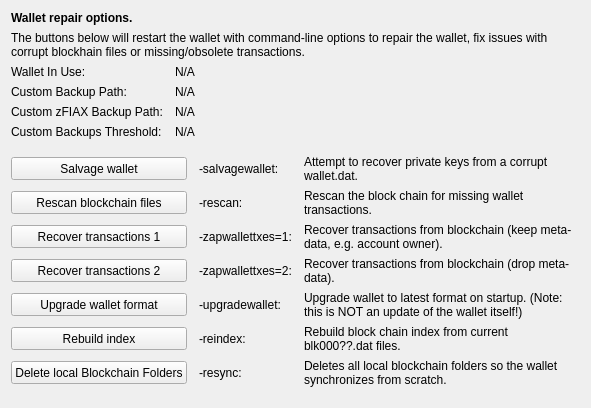
     <widget class="QWidget" name="tab_repair">
      <attribute name="title">
       <string>&amp;Wallet Repair</string>
      </attribute>
      <layout class="QGridLayout" name="gridLayout_4" columnstretch="0,0,0,0">
       <property name="horizontalSpacing">
        <number>12</number>
       </property>
       <item row="0" column="0" colspan="4">
        <widget class="QLabel" name="label_repair_header">
         <property name="font">
          <font>
           <weight>75</weight>
           <bold>true</bold>
          </font>
         </property>
         <property name="text">
          <string>Wallet repair options.</string>
         </property>
        </widget>
       </item>
       <item row="1" column="0" colspan="4">
        <widget class="QLabel" name="label_repair_helptext">
         <property name="font">
          <font>
           <weight>50</weight>
           <bold>false</bold>
          </font>
         </property>
         <property name="text">
          <string>The buttons below will restart the wallet with command-line options to repair the wallet, fix issues with corrupt blockhain files or missing/obsolete transactions.</string>
         </property>
         <property name="wordWrap">
          <bool>true</bool>
         </property>
        </widget>
       </item>
       <item row="2" column="0">
        <widget class="QLabel" name="wallet_path_label">
         <property name="text">
          <string>Wallet In Use:</string>
         </property>
        </widget>
       </item>
       <item row="2" column="1" colspan="3">
        <widget class="QLabel" name="wallet_path">
         <property name="cursor">
          <cursorShape>IBeamCursor</cursorShape>
         </property>
         <property name="text">
          <string>N/A</string>
         </property>
         <property name="textFormat">
          <enum>Qt::PlainText</enum>
         </property>
         <property name="textInteractionFlags">
          <set>Qt::LinksAccessibleByMouse|Qt::TextSelectableByKeyboard|Qt::TextSelectableByMouse</set>
         </property>
        </widget>
       </item>
       <item row="3" column="0">
        <widget class="QLabel" name="wallet_custombackuppath_label">
         <property name="text">
          <string>Custom Backup Path:</string>
         </property>
         <property name="visible">
          <bool>false</bool>
         </property>
        </widget>
       </item>
       <item row="3" column="1" colspan="3">
        <widget class="QLabel" name="wallet_custombackuppath">
         <property name="cursor">
          <cursorShape>IBeamCursor</cursorShape>
         </property>
         <property name="text">
          <string>N/A</string>
         </property>
         <property name="textFormat">
          <enum>Qt::PlainText</enum>
         </property>
         <property name="textInteractionFlags">
          <set>Qt::LinksAccessibleByMouse|Qt::TextSelectableByKeyboard|Qt::TextSelectableByMouse</set>
         </property>
         <property name="visible">
          <bool>false</bool>
         </property>
        </widget>
       </item>
       <item row="4" column="0">
        <widget class="QLabel" name="wallet_customzfiaxbackuppath_label">
         <property name="text">
          <string>Custom zFIAX Backup Path:</string>
         </property>
         <property name="visible">
          <bool>false</bool>
         </property>
        </widget>
       </item>
       <item row="4" column="1" colspan="3">
        <widget class="QLabel" name="wallet_customzfiaxbackuppath">
         <property name="cursor">
          <cursorShape>IBeamCursor</cursorShape>
         </property>
         <property name="text">
          <string>N/A</string>
         </property>
         <property name="textFormat">
          <enum>Qt::PlainText</enum>
         </property>
         <property name="textInteractionFlags">
          <set>Qt::LinksAccessibleByMouse|Qt::TextSelectableByKeyboard|Qt::TextSelectableByMouse</set>
         </property>
         <property name="visible">
          <bool>false</bool>
         </property>
        </widget>
       </item>
       <item row="5" column="0">
        <widget class="QLabel" name="wallet_custombackupthreshold_label">
         <property name="text">
          <string>Custom Backups Threshold:</string>
         </property>
         <property name="visible">
          <bool>false</bool>
         </property>
        </widget>
       </item>
       <item row="5" column="1" colspan="3">
        <widget class="QLabel" name="wallet_custombackupthreshold">
         <property name="cursor">
          <cursorShape>IBeamCursor</cursorShape>
         </property>
         <property name="text">
          <string>N/A</string>
         </property>
         <property name="textFormat">
          <enum>Qt::PlainText</enum>
         </property>
         <property name="textInteractionFlags">
          <set>Qt::LinksAccessibleByMouse|Qt::TextSelectableByKeyboard|Qt::TextSelectableByMouse</set>
         </property>
         <property name="visible">
          <bool>false</bool>
         </property>
        </widget>
       </item>
       <item row="6" column="0">
        <spacer name="verticalSpacer_repair1">
         <property name="orientation">
          <enum>Qt::Vertical</enum>
         </property>
         <property name="sizeHint" stdset="0">
          <size>
           <width>10</width>
           <height>10</height>
          </size>
         </property>
        </spacer>
       </item>
       <item row="7" column="0" colspan="2">
        <widget class="QPushButton" name="btn_salvagewallet">
         <property name="minimumSize">
          <size>
           <width>100</width>
           <height>23</height>
          </size>
         </property>
         <property name="text">
          <string>Salvage wallet</string>
         </property>
        </widget>
       </item>
       <item row="7" column="2">
        <widget class="QLabel" name="label_repair_salvage_command">
         <property name="text">
          <string notr="true">-salvagewallet:</string>
         </property>
        </widget>
       </item>
       <item row="7" column="3">
        <widget class="QLabel" name="label_repair_salvage">
         <property name="text">
          <string>Attempt to recover private keys from a corrupt wallet.dat.</string>
         </property>
         <property name="wordWrap">
          <bool>true</bool>
         </property>
        </widget>
       </item>
       <item row="8" column="0" colspan="2">
        <widget class="QPushButton" name="btn_rescan">
         <property name="minimumSize">
          <size>
           <width>100</width>
           <height>23</height>
          </size>
         </property>
         <property name="text">
          <string>Rescan blockchain files</string>
         </property>
        </widget>
       </item>
       <item row="8" column="2">
        <widget class="QLabel" name="label_repair_rescan_command">
         <property name="text">
          <string notr="true">-rescan:</string>
         </property>
        </widget>
       </item>
       <item row="8" column="3">
        <widget class="QLabel" name="label_repair_rescan">
         <property name="text">
          <string>Rescan the block chain for missing wallet transactions.</string>
         </property>
         <property name="wordWrap">
          <bool>true</bool>
         </property>
        </widget>
       </item>
       <item row="9" column="0" colspan="2">
        <widget class="QPushButton" name="btn_zapwallettxes1">
         <property name="minimumSize">
          <size>
           <width>100</width>
           <height>23</height>
          </size>
         </property>
         <property name="text">
          <string>Recover transactions 1</string>
         </property>
        </widget>
       </item>
       <item row="9" column="2">
        <widget class="QLabel" name="label_repair_zap1_command">
         <property name="text">
          <string notr="true">-zapwallettxes=1:</string>
         </property>
        </widget>
       </item>
       <item row="9" column="3">
        <widget class="QLabel" name="label_repair_zap1">
         <property name="text">
          <string>Recover transactions from blockchain (keep meta-data, e.g. account owner).</string>
         </property>
         <property name="wordWrap">
          <bool>true</bool>
         </property>
        </widget>
       </item>
       <item row="10" column="0" colspan="2">
        <widget class="QPushButton" name="btn_zapwallettxes2">
         <property name="minimumSize">
          <size>
           <width>100</width>
           <height>23</height>
          </size>
         </property>
         <property name="text">
          <string>Recover transactions 2</string>
         </property>
        </widget>
       </item>
       <item row="10" column="2">
        <widget class="QLabel" name="label_repair_zap2_command">
         <property name="text">
          <string notr="true">-zapwallettxes=2:</string>
         </property>
        </widget>
       </item>
       <item row="10" column="3">
        <widget class="QLabel" name="label_repair_zap2">
         <property name="text">
          <string>Recover transactions from blockchain (drop meta-data).</string>
         </property>
         <property name="wordWrap">
          <bool>true</bool>
         </property>
        </widget>
       </item>
       <item row="11" column="0" colspan="2">
        <widget class="QPushButton" name="btn_upgradewallet">
         <property name="minimumSize">
          <size>
           <width>100</width>
           <height>23</height>
          </size>
         </property>
         <property name="text">
          <string>Upgrade wallet format</string>
         </property>
        </widget>
       </item>
       <item row="11" column="2">
        <widget class="QLabel" name="label_repair_upgrade_command">
         <property name="text">
          <string notr="true">-upgradewallet:</string>
         </property>
        </widget>
       </item>
       <item row="11" column="3">
        <widget class="QLabel" name="label_repair_upgrade">
         <property name="text">
          <string>Upgrade wallet to latest format on startup. (Note: this is NOT an update of the wallet itself!)</string>
         </property>
         <property name="wordWrap">
          <bool>true</bool>
         </property>
        </widget>
       </item>
       <item row="12" column="0" colspan="2">
        <widget class="QPushButton" name="btn_reindex">
         <property name="minimumSize">
          <size>
           <width>100</width>
           <height>23</height>
          </size>
         </property>
         <property name="text">
          <string>Rebuild index</string>
         </property>
        </widget>
       </item>
       <item row="12" column="2">
        <widget class="QLabel" name="label_repair_reindex_command">
         <property name="text">
          <string notr="true">-reindex:</string>
         </property>
        </widget>
       </item>
       <item row="12" column="3">
        <widget class="QLabel" name="label_repair_reindex">
         <property name="text">
          <string>Rebuild block chain index from current blk000??.dat files.</string>
         </property>
         <property name="wordWrap">
          <bool>true</bool>
         </property>
        </widget>
       </item>
       <item row="13" column="0" colspan="2">
        <widget class="QPushButton" name="btn_resync">
         <property name="minimumSize">
          <size>
           <width>100</width>
           <height>23</height>
          </size>
         </property>
         <property name="text">
          <string>Delete local Blockchain Folders</string>
         </property>
        </widget>
       </item>
       <item row="13" column="2">
        <widget class="QLabel" name="label_repair_resync_command">
         <property name="text">
          <string>-resync:</string>
         </property>
        </widget>
       </item>
       <item row="13" column="3">
        <widget class="QLabel" name="label_repair_resync">
         <property name="text">
          <string>Deletes all local blockchain folders so the wallet synchronizes from scratch.</string>
         </property>
         <property name="wordWrap">
          <bool>true</bool>
         </property>
        </widget>
       </item>
       <item row="14" column="0">
        <spacer name="verticalSpacer_repair2">
         <property name="orientation">
          <enum>Qt::Vertical</enum>
         </property>
         <property name="sizeHint" stdset="0">
          <size>
           <width>20</width>
           <height>10</height>
          </size>
         </property>
        </spacer>
       </item>
      </layout>
     </widget>
